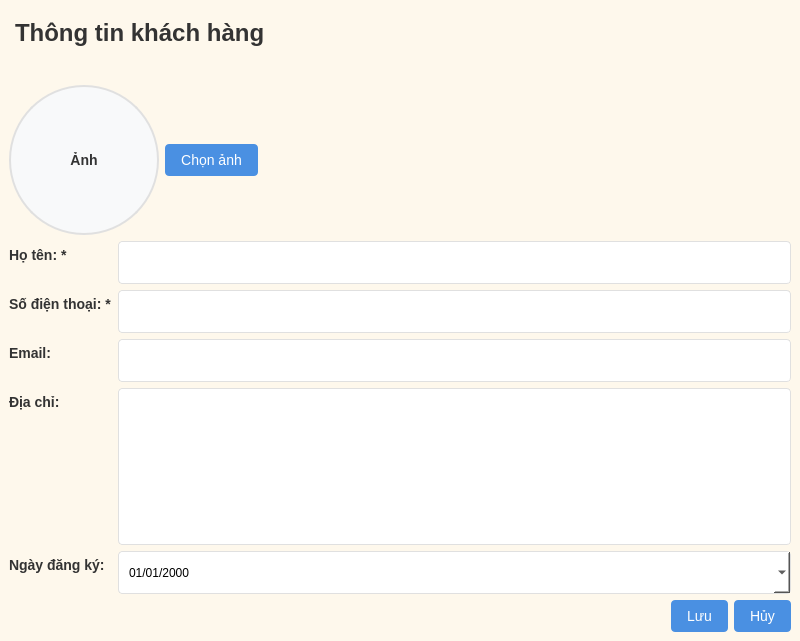
<?xml version="1.0" encoding="UTF-8"?>
<ui version="4.0">
 <class>MainWindow</class>
 <widget class="QMainWindow" name="MainWindow">
  <property name="geometry">
   <rect>
    <x>0</x>
    <y>0</y>
    <width>800</width>
    <height>641</height>
   </rect>
  </property>
  <property name="windowTitle">
   <string>Thông tin khách hàng</string>
  </property>
  <property name="styleSheet">
   <string notr="true">
    QMainWindow {
        background-color: #fef8ec;
    }
    
    QWidget#centralwidget {
        background-color: #fef8ec;
        border-radius: 8px;
        margin: 20px;
        padding: 20px;
    }
    
    QLabel#label_overview {
        font-family: Arial;
        font-size: 24px;
        font-weight: bold;
        color: #333333;
        padding: 10px 0;
        border-bottom: 2px solid #e0e0e0;
        margin-bottom: 20px;
    }
    
    QLabel#label_photo {
        background-color: #f8f9fa;
        border: 2px solid #e0e0e0;
        border-radius: 75px;
        padding: 5px;
    }
    
    QLineEdit {
        padding: 8px;
        border: 1px solid #e0e0e0;
        border-radius: 4px;
        background-color: #ffffff;
        font-size: 14px;
        min-height: 25px;
    }
    
    QLineEdit:focus {
        border: 2px solid #4a90e2;
        outline: none;
    }
    
    QLineEdit:hover {
        border: 1px solid #4a90e2;
    }
    
    QTextEdit {
        padding: 8px;
        border: 1px solid #e0e0e0;
        border-radius: 4px;
        background-color: #ffffff;
        font-size: 14px;
    }
    
    QTextEdit:focus {
        border: 2px solid #4a90e2;
        outline: none;
    }
    
    QDateEdit {
        padding: 8px;
        border: 1px solid #e0e0e0;
        border-radius: 4px;
        background-color: #ffffff;
        min-height: 25px;
    }
    
    QLabel {
        color: #333333;
        font-size: 14px;
        font-weight: 500;
    }
    
    QPushButton {
        background-color: #4a90e2;
        color: white;
        border: none;
        border-radius: 4px;
        padding: 8px 16px;
        font-size: 14px;
    }
    
    QPushButton:hover {
        background-color: #357abd;
    }
   </string>
  </property>
  <widget class="QWidget" name="centralwidget">
   <layout class="QVBoxLayout" name="verticalLayout">
    <item>
     <widget class="QLabel" name="label_overview">
      <property name="text">
       <string>Thông tin khách hàng</string>
      </property>
     </widget>
    </item>
    <item>
     <layout class="QHBoxLayout" name="horizontalLayout_photo">
      <item>
       <widget class="QLabel" name="label_photo">
        <property name="minimumSize">
         <size>
          <width>150</width>
          <height>150</height>
         </size>
        </property>
        <property name="maximumSize">
         <size>
          <width>150</width>
          <height>150</height>
         </size>
        </property>
        <property name="text">
         <string>Ảnh</string>
        </property>
        <property name="alignment">
         <set>Qt::AlignCenter</set>
        </property>
       </widget>
      </item>
      <item>
       <widget class="QPushButton" name="pushButton_choosePhoto">
        <property name="maximumSize">
         <size>
          <width>200</width>
          <height>16777215</height>
         </size>
        </property>
        <property name="text">
         <string>Chọn ảnh</string>
        </property>
       </widget>
      </item>
      <item>
       <spacer name="horizontalSpacer_3">
        <property name="orientation">
         <enum>Qt::Horizontal</enum>
        </property>
        <property name="sizeHint" stdset="0">
         <size>
          <width>40</width>
          <height>20</height>
         </size>
        </property>
       </spacer>
      </item>
     </layout>
    </item>
    <item>
     <layout class="QFormLayout" name="formLayout">
      <item row="0" column="0">
       <widget class="QLabel" name="label_hoTen">
        <property name="text">
         <string>Họ tên: *</string>
        </property>
       </widget>
      </item>
      <item row="0" column="1">
       <widget class="QLineEdit" name="lineEdit_hoTen"/>
      </item>
      <item row="1" column="0">
       <widget class="QLabel" name="label_sdt">
        <property name="text">
         <string>Số điện thoại: *</string>
        </property>
       </widget>
      </item>
      <item row="1" column="1">
       <widget class="QLineEdit" name="lineEdit_sdt"/>
      </item>
      <item row="2" column="0">
       <widget class="QLabel" name="label_email">
        <property name="text">
         <string>Email:</string>
        </property>
       </widget>
      </item>
      <item row="2" column="1">
       <widget class="QLineEdit" name="lineEdit_email"/>
      </item>
      <item row="3" column="0">
       <widget class="QLabel" name="label_diaChi">
        <property name="text">
         <string>Địa chỉ:</string>
        </property>
       </widget>
      </item>
      <item row="3" column="1">
       <widget class="QTextEdit" name="textEdit_diaChi"/>
      </item>
      <item row="4" column="0">
       <widget class="QLabel" name="label_ngayDangKy">
        <property name="text">
         <string>Ngày đăng ký:</string>
        </property>
       </widget>
      </item>
      <item row="4" column="1">
       <widget class="QDateEdit" name="dateEdit_ngayDangKy">
        <property name="displayFormat">
         <string>dd/MM/yyyy</string>
        </property>
        <property name="calendarPopup">
         <bool>true</bool>
        </property>
       </widget>
      </item>
     </layout>
    </item>
    <item>
     <layout class="QHBoxLayout" name="horizontalLayout_buttons">
      <item>
       <spacer name="horizontalSpacer">
        <property name="orientation">
         <enum>Qt::Horizontal</enum>
        </property>
        <property name="sizeHint" stdset="0">
         <size>
          <width>40</width>
          <height>20</height>
         </size>
        </property>
       </spacer>
      </item>
      <item>
       <widget class="QPushButton" name="pushButton_save">
        <property name="text">
         <string>Lưu</string>
        </property>
       </widget>
      </item>
      <item>
       <widget class="QPushButton" name="pushButton_cancel">
        <property name="text">
         <string>Hủy</string>
        </property>
       </widget>
      </item>
     </layout>
    </item>
   </layout>
  </widget>
 </widget>
 <resources/>
 <connections/>
</ui>
